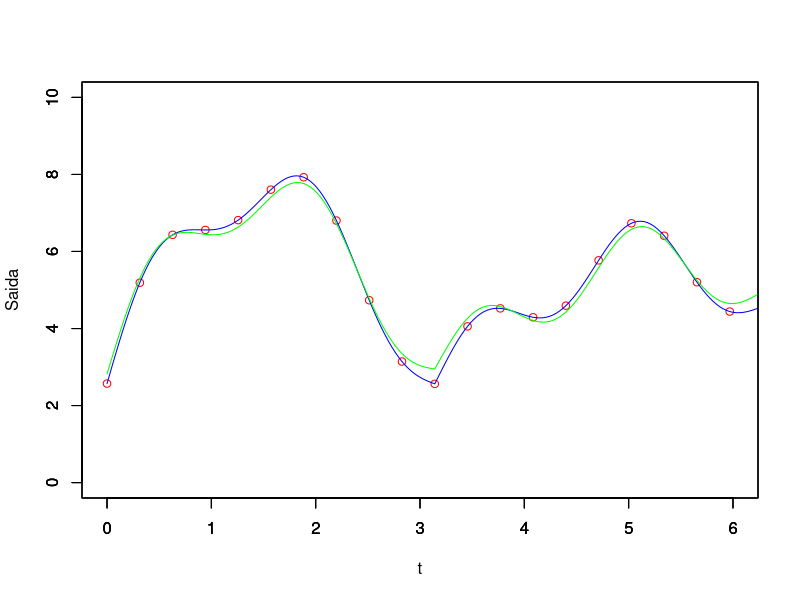

R code for this plot:
# Implementacao da funcao de treinamento Adaline

rm(list = ls())

trainAdaline <- function(xin, yd, eta, tol, maxEpocas, par) {
  dimXin <- dim(xin)
  N <- dimXin[1]
  n <- dimXin[2]
  
  if(par == 1) {
    wt <- as.matrix(runif(n + 1) - 0.5)
    xin <- cbind(1, xin)
  } else {
    wt <- as.matrix(runif(n) - 0.5)
  }
  
  nEpocas <- 0
  eEpoca <- tol + 1
  evec <- matrix(nrow = 1, ncol = maxEpocas)
  
  while ((nEpocas < maxEpocas) && (eEpoca > tol)) {
    ei2 <- 0
    xSeq <- sample(N)
    
    for(i in 1:N) {
      iRand <- xSeq[i]
      yHat <- 1.0 * ((xin[iRand,] %*% wt))
      ei <- yd[iRand] - yHat
      dw <- eta * ei * xin[iRand,]
      wt <- wt + dw
      ei2 <- ei2 + ei * ei
    }
    
    nEpocas <- nEpocas + 1
    evec[nEpocas] <- ei2 / N
    eEpoca <- evec[nEpocas]
  }
  
  retList <- list(wt, evec[1:nEpocas])
  return(retList)
}

# Problema multivariado

t <- seq(0, 2 * pi, 0.1 * pi)
x1 <- matrix(sin(t)+cos(t), ncol = 1)
x2 <- matrix(tanh(t), ncol = 1)
x3 <- matrix(sin(4 * t), ncol = 1)
x4 <- matrix(abs(sin(t)), ncol = 1)

y <- x1 + 2*x2 + 0.8*x3 + 3.2*x4 + pi/2
x <- cbind(x1, x2, x3, x4)
retlist <- trainAdaline(x, y, 0.01, 0.01, 50, 1)

w <- retlist[[1]]
ttest <- seq(0, 2*pi, 0.01*pi)
x1t <- matrix(sin(ttest) + cos(ttest), ncol = 1)
x2t <- matrix(tanh(ttest), ncol = 1)
x3t <- matrix(sin(4*ttest), ncol = 1)
x4t <- matrix(abs(sin(ttest)), ncol = 1)
xt <- cbind(1, x1t, x2t, x3t, x4t)

yt <- xt %*% w
yreal <- 3.2*x4t + 0.8*x3t + 2*x2t + x1t + pi/2

plot(t, y, col='red', xlim=c(0,6), ylim = c(0,10), xlab='t', ylab='Saida')
par(new = T)
plot(ttest, yreal,xlab = '', ylab = '', type = 'l', col='blue', xlim=c(0,6), ylim = c(0,10))
par(new = T)
plot(ttest, yt,  xlab = '', ylab = '', type = 'l', col='green', xlim=c(0,6), ylim = c(0,10))